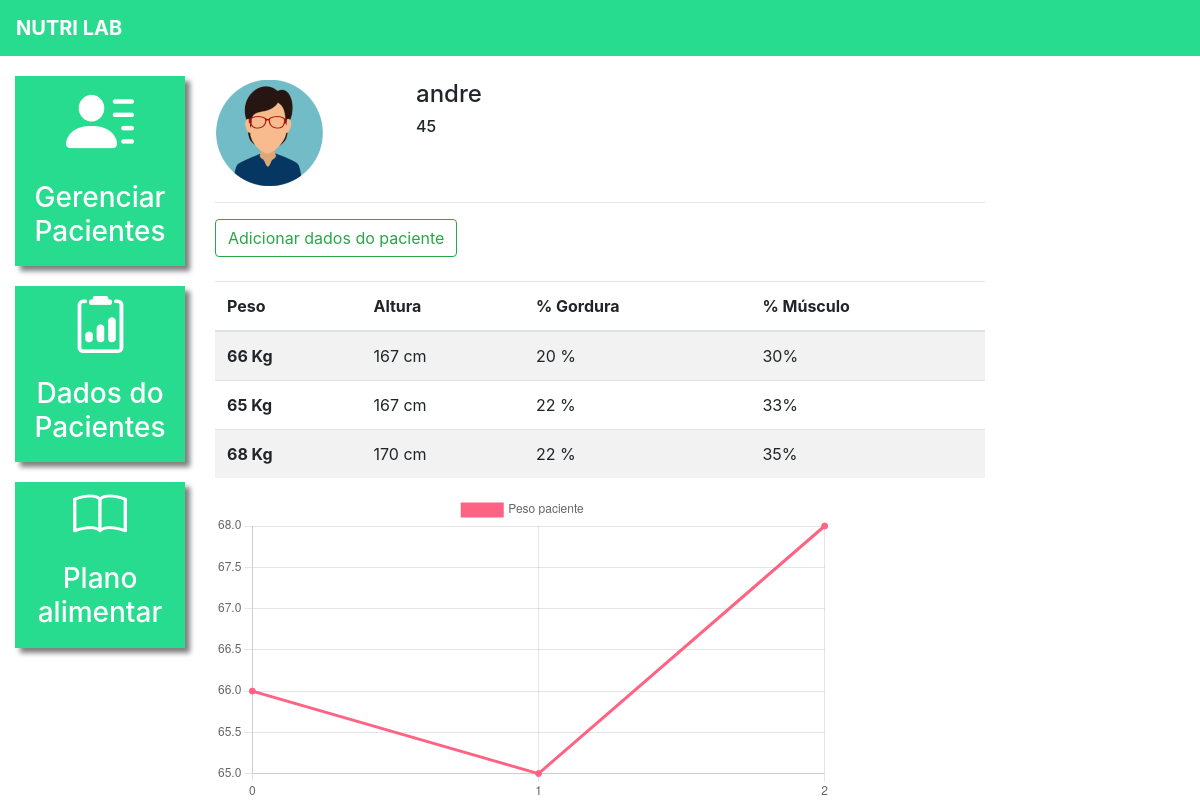
The page /dados_paciente/1/ (signed in) on the database its author committed.
### plataforma/models.py (models this page shows, shortened)
class Pacientes(models.Model):
    choices_sexo = (('F', 'Feminino'),
                    ('M', 'Masculino'))
    nome = models.CharField(max_length=50)
    sexo = models.CharField(max_length=1, choices=choices_sexo)
    idade = models.IntegerField()
    email = models.EmailField()
    telefone = models.CharField(max_length=19)
    nutri = models.ForeignKey(User, on_delete=models.CASCADE)  ## Se o nutricionista for excluído do banco de dados, seus pacientes tbm serão

class DadosPaciente(models.Model):
    paciente = models.ForeignKey(Pacientes, on_delete=models.CASCADE)
    data = models.DateTimeField()
    peso = models.IntegerField()
    altura = models.IntegerField()
    percentual_gordura = models.IntegerField()
    percentual_musculo = models.IntegerField()
    colesterol_hdl = models.IntegerField()
    colesterol_ldl = models.IntegerField()
    colesterol_total = models.IntegerField()
    trigliceridios = models.IntegerField()

### plataforma/views.py (the view, shortened to what this page needs)
# urls.py: path('dados_paciente/', views.dados_paciente_listar, name='dados_paciente_listar'),
@login_required(login_url='/auth/logar')
def dados_paciente(request, id):
    try:
        paciente = get_object_or_404(Pacientes, id=id) ## Verifica se esse paciente existe. Caso contrário retorna una página 404
    except Http404:
        messages.add_message(request, constants.ERROR, f'Paciente com o ID {id} não está cadastrado')
        return redirect('/dados_paciente/')
    else:    ## somente será efetuado caso o try for bem-sucedido
        if not paciente.nutri == request.user:  ## Verifica se o paciente é do usuário (nutricionista) que está logado
            messages.add_message(request, constants.ERROR, 'Não é possível acessar os pacientes de outro usuário.')
            return redirect('/dados_paciente/')
        if request.method == 'GET':
            dados_paciente = DadosPaciente.objects.filter(paciente=paciente)
            return render(request, 'dados_paciente.html', {'paciente': paciente, 'dados_paciente': dados_paciente})

### plataforma/templates/dados_paciente.html (shortened to what this page needs)
{% extends 'base_plataforma.html' %}
{% load static %}
{% block 'plataforma' %}
    <br>
    <div class="row">
        <div class="col-md-3">
            {% if paciente.sexo == "M"%}
                <img src="{% static 'plataforma/img/perfil2.png' %}">
            {% else %}
                <img src="{% static 'plataforma/img/perfil1.png' %}">
            {% endif %}
        </div>
        <div class="col-md-3 dados descricao">
            <h4>{{ paciente.nome }}</h4>
            <h6>{{ paciente.idade }}</h6>
        </div>
    </div>
    <hr>
    <button type="button" class="btn btn-outline-success" data-toggle="modal" data-target="#modal">
        Adicionar dados do paciente
    </button>
    <br>
    <br>
    <table class="table table-striped">
        <thead>
            <tr>
            <th scope="col">Peso</th>
            <th scope="col">Altura</th>
            <th scope="col">% Gordura</th>
            <th scope="col">% Músculo</th>
            </tr>
        </thead>
        <tbody>
            {% for dado in dados_paciente %}
                <tr>
                    <th scope="row">{{ dado.peso }} Kg</th>
                    <td>{{ dado.altura }} cm</td>
                    <td>{{ dado.percentual_gordura }} %</td>
                    <td>{{ dado.percentual_musculo }}%</td>
                </tr>
            {% endfor %}
        </tbody>
    </table>
    <div style="width: 80%;">
        <canvas id="myChart"></canvas>
    </div>
    <script>
        fetch("/grafico_peso/{{ paciente.id }}/",{
            method: 'POST',
        }).then(function(result){
            return result.json()
        }).then(function(data_paciente){
            const data = {
                labels: data_paciente['labels'],
                datasets: [{
                label: 'Peso paciente',
                backgroundColor: 'rgb(255, 99, 132)',
                borderColor: 'rgb(255, 99, 132)',
                data: data_paciente['peso'],
                }]
            };
            const config = {
                type: 'line',
                data: data,
                options: {}
            };
            const myChart = new Chart(
                document.getElementById('myChart'),
                config
            );
        })
    </script>
{% endblock%}

### templates/base_plataforma.html
{% extends 'base.html' %}
{% load static  %}
{% block 'head' %}
    <link rel="stylesheet" href="{% static 'plataforma/css/css.css' %}">
    <link rel="stylesheet" href="{% static 'plataforma/css/plano_alimentar.css' %}">
{% endblock %}
{% block 'body' %}
    <div class="container-fluid">
        <div class="row">
            <div class="col-md-2">
                <a href="{% url 'plataforma:pacientes' %}" class="link-lateral">
                    <div class="card-lateral">
                        <img src="{% static 'plataforma/img/paciente.png' %}">
                        <br>
                        <br>
                        <h3>Gerenciar Pacientes</h3>
                    </div>
                </a>
                <a href="{% url 'plataforma:dados_paciente_listar' %}" class="link-lateral">
                    <div class="card-lateral">
                        <img src="{% static 'plataforma/img/dados_paciente.png' %}">
                        <br>
                        <br>
                        <h3>Dados do Pacientes</h3>
                    </div>
                </a>
                <a href="{% url 'plataforma:plano_alimentar_listar' %}" class="link-lateral">
                    <div class="card-lateral">
                        <img src="{% static 'plataforma/img/plano_alimentar.png' %}">
                        <br>
                        <br>
                        <h3>Plano alimentar</h3>
                    </div>
                </a>
            </div>
            <div class="col-md-8">
                {% block 'plataforma' %}
                {% endblock %}
            </div>
        </div>
    </div>
{% endblock%}

### templates/base.html (shortened to what this page needs)
{% load static %}
<!doctype html>
<html lang="pt-BR">
  <head>
    {% block 'head' %}{% endblock  %}
    <link rel="stylesheet" href="https://cdn.jsdelivr.net/npm/bootstrap@4.6.1/dist/css/bootstrap.min.css">
  </head>
  <body>
    {% if user.is_authenticated %}
        <nav style="background-color: #27DB8F;" class="navbar navbar-expand-lg navbar-dark">
          <a style="font-weight: bold" class="navbar-brand" href="#">NUTRI LAB</a>
        </nav>
    {% endif %}
    {% block 'body' %}
    {% endblock  %}
  </body>
</html>

### templates/static/plataforma/css/css.css (style rules this page uses)
.card-lateral { background-color: #27DB8F; margin-top: 20px; padding: 10px; color: white; font-weight: bold; text-decoration: none; text-align: center; box-shadow: 5px 5px 5px gray; }
.dados { font-weight: bold; }
.descricao { margin-left: -12%; }
@media (max-width: 1300px) { .descricao { margin-left: 1px; } }

### rows shown on the page
Pacientes: nome "andre", idade "45"
DadosPaciente: peso "66", altura "167", percentual_gordura "20", percentual_musculo "30"
DadosPaciente: peso "65", altura "167", percentual_gordura "22", percentual_musculo "33"
DadosPaciente: peso "68", altura "170", percentual_gordura "22", percentual_musculo "35"
